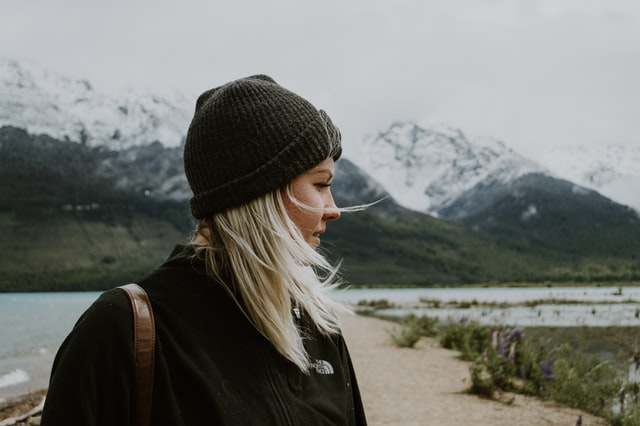
#> input picture Edge Detection with A Winter Picture/winter.jpg, 640 x 426 px
$ python edgeD_winter.py
#> lines starting #> are read from the running program, lines starting #| are printed output that depends on the picture; after the words box and inside, x2 and y2 are one past the last pixel; in counts of white or black regions, pixels touching at a corner belong together
import cv2 as cv
import numpy as np
from matplotlib import pyplot as plt


img = cv.imread("winter.jpg")
#> img is the input picture: shape (426, 640, 3); mean B, G, R 112.5, 117.4, 115.5
imgray = cv.cvtColor(img, cv.COLOR_RGB2GRAY)
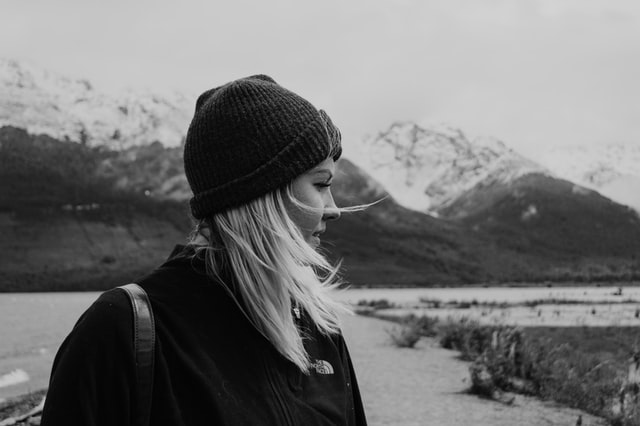
#> imgray: shape (426, 640); min 0, max 215, mean 115.6
img = cv.cvtColor(img, cv.COLOR_BGR2RGB)

laplacian = cv.Laplacian(imgray, cv.CV_64F, ksize = 3)
laplacian = np.uint8(np.absolute(laplacian))
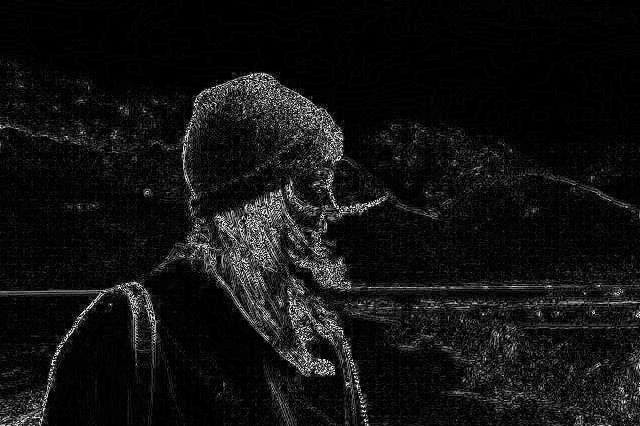
#> laplacian: shape (426, 640); min 0, max 254, mean 18.4

sobelX = cv.Sobel(imgray, cv.CV_64F, 1, 0, ksize = 3)
sobelX = np.uint8(np.absolute(sobelX))
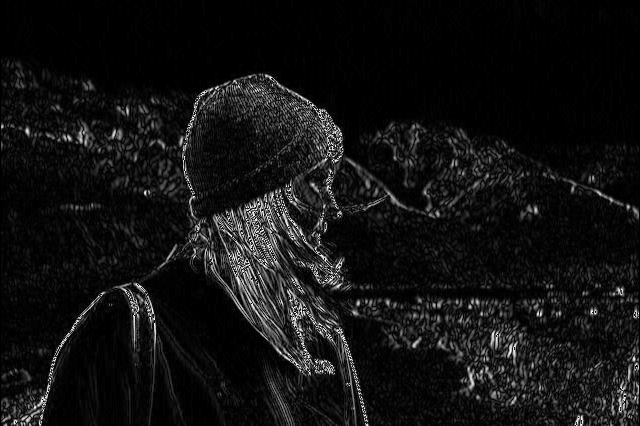
#> sobelX: shape (426, 640); min 0, max 255, mean 18.1

sobelY = cv.Sobel(imgray, cv.CV_64F, 0, 1, ksize = 3)
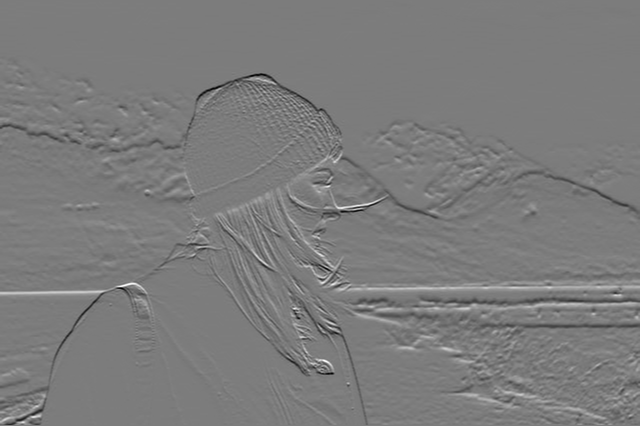
#> sobelY: shape (426, 640) float64; min -558, max 583, mean -2.5; drawn with min black and max white
sobelY = np.uint8(np.absolute(sobelY))
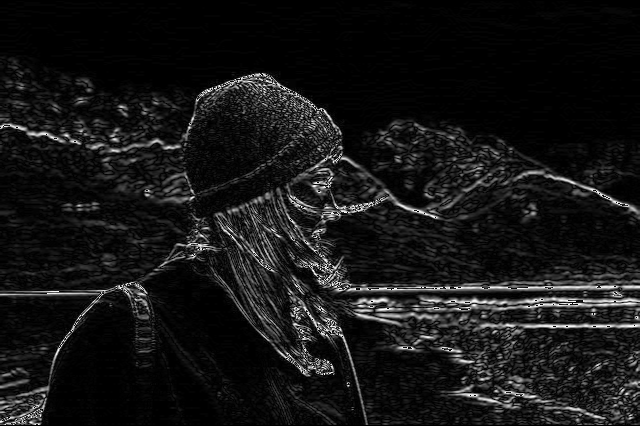
#> sobelY: shape (426, 640); min 0, max 255, mean 21.8

sobelCombined = cv.bitwise_or(sobelX, sobelY)
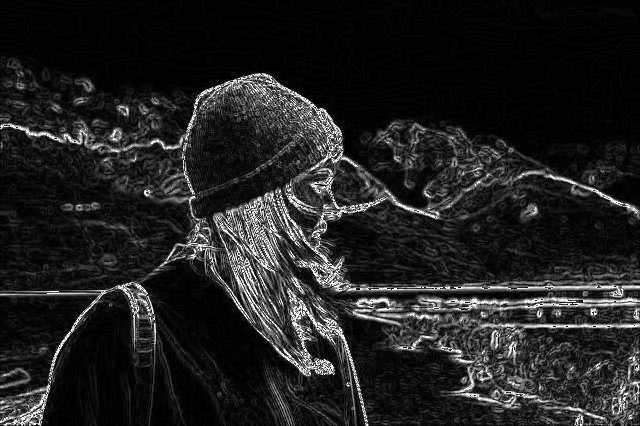
#> sobelCombined: shape (426, 640); min 0, max 255, mean 33.2

canny = cv.Canny(img, 57.5, 115)
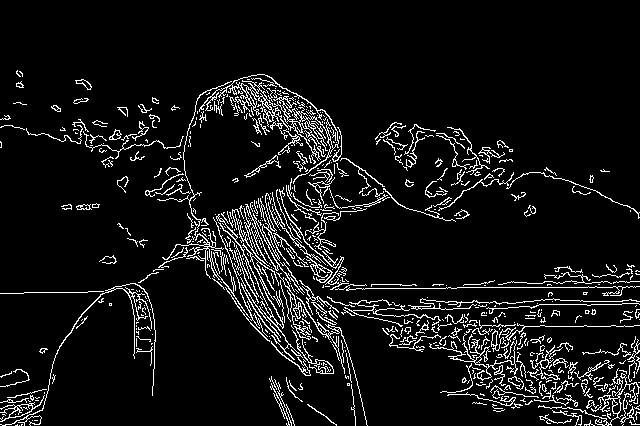
#> canny: shape (426, 640); 7.7% white in thin lines or dots, all inside (x1, y1, x2, y2) = (0, 70, 640, 426)


titles = ["image", "laplacian", "sobel x", "sobel y",
          "sobelCombined", "canny"]
images = [img, laplacian, sobelX, sobelY, sobelCombined, canny]


for i in range(6):
    plt.subplot(2, 3, i+1), plt.imshow(images[i], 'gray')
    plt.title(titles[i])

plt.show()
